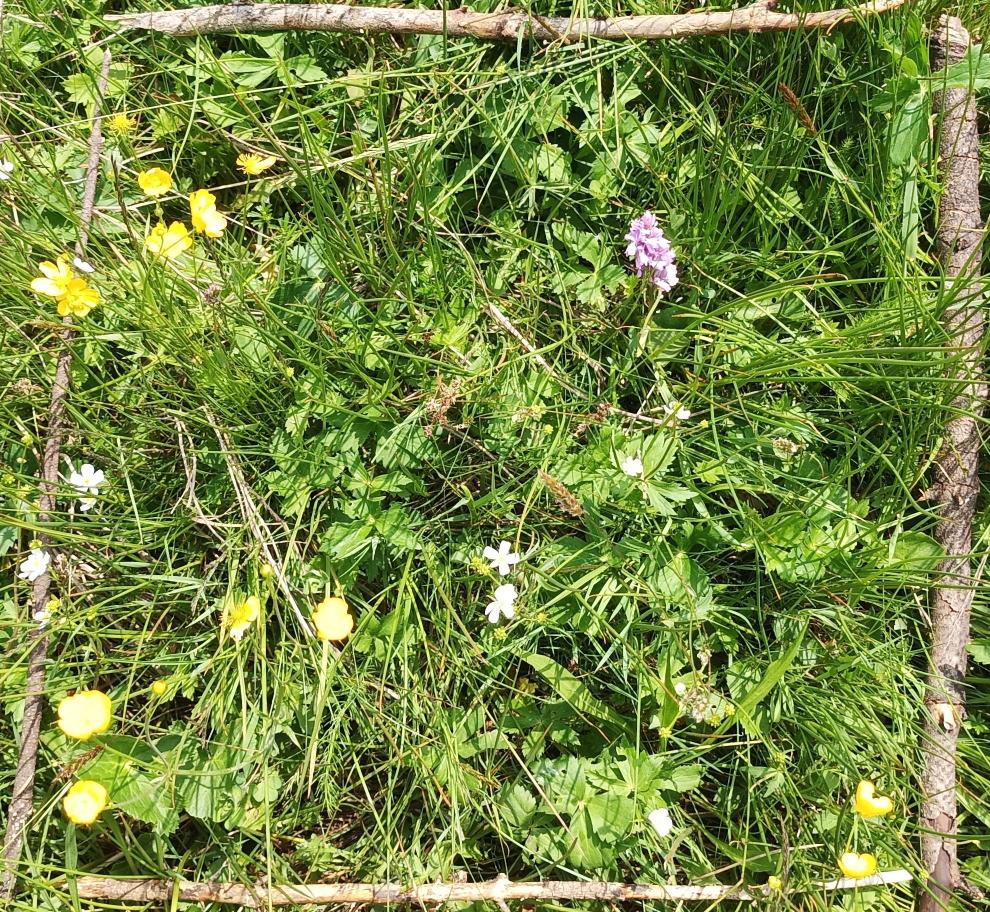
#> input picture 2024-CEV3-20240602.jpg, 1980 x 1824 px (shown at 1/2 size)
$ python visualize_tiles.py ../2024-CEV3-20240602.jpg
#> lines starting #> are read from the running program, lines starting #| are printed output that depends on the picture
### pipeline/tiling.py
"""
Multi-scale tiling (paper 1 pre-processing).

For scale S with tile_size T (default 518):
  1. Resize the image so its SHORT side equals S*T, preserving aspect ratio
     (Lanczos filter, matching ImageMagick's Lanczos used in the Rust code).
  2. Center-crop to exactly (S*T) × (S*T) pixels.
  3. Extract S² non-overlapping T×T tiles in row-major order (top-left first).

Scale 1 → one 518×518 tile (whole-image baseline).
Scales [6,5,4,3,2,1] → 36+25+16+9+4+1 = 91 tiles (paper 1 full multi-scale).
"""

from typing import List

from PIL import Image


def resize_and_center_crop(img: Image.Image, target_size: int) -> Image.Image:
    """Resize *img* so its short side = *target_size*, then center-crop to square."""
    w, h = img.size
    if h < w:  # landscape
        new_h = target_size
        new_w = round(target_size * w / h)
    else:       # portrait or square
        new_w = target_size
        new_h = round(target_size * h / w)

    img = img.resize((new_w, new_h), Image.LANCZOS)

    left = (new_w - target_size) // 2
    top  = (new_h - target_size) // 2
    return img.crop((left, top, left + target_size, top + target_size))


def extract_tiles(img: Image.Image, scale: int, tile_size: int = 518) -> List[Image.Image]:
    """
    Return the S² tiles (as PIL Images) for the given *scale*.

    Tiles are ordered row-major: tile (i, j) has offset
    (row=i*tile_size, col=j*tile_size) in the cropped square image.
    """
    target_size = scale * tile_size
    square = resize_and_center_crop(img, target_size)

    tiles = []
    for i in range(scale):
        for j in range(scale):
            left  = j * tile_size
            upper = i * tile_size
            tile  = square.crop((left, upper, left + tile_size, upper + tile_size))
            tiles.append(tile)
    return tiles


def total_tiles(scales: List[int]) -> int:
    return sum(s * s for s in scales)

### scripts/visualize_tiles.py
"""
Visualize the actual tiles fed into the ViT model — diagnostic for confirming
the tiling pipeline is doing what we think it is.

For a given image, we render two grids side-by-side:
  • Paper 1 / our pipeline: short-side resize → center-crop square → S² tiles
  • Paper 2 reference:      raw image → grid_size² rectangular tiles → squash to 518²

Also shows the JPEG round-trip applied per tile (4:2:2 q85) so you can compare
to the un-compressed version.

Usage:
    python scripts/visualize_tiles.py <image_path> --scale 4
    python scripts/visualize_tiles.py data/test/images/CBN-PdlC-A6-20130807.jpg \\
        --scale 4 --output tile_check.png
"""

import argparse
import sys
from pathlib import Path

from PIL import Image

sys.path.insert(0, str(Path(__file__).parent.parent))

from pipeline.compression import jpeg_compress
from pipeline.tiling import extract_tiles


# ── Paper 2's tile splitter (mirror of paper2_postprocessing/.../workflow.py) ──
def paper2_split_into_grid(image: Image.Image, grid_size: int):
    w, h = image.size
    grid_w, grid_h = w // grid_size, h // grid_size
    tiles = []
    for i in range(grid_size):
        for j in range(grid_size):
            left, upper = i * grid_w, j * grid_h
            tile = image.crop((left, upper, left + grid_w, upper + grid_h))
            tile = tile.resize((518, 518), Image.BICUBIC)   # timm transform default
            tiles.append(tile)
    return tiles


def paste_grid(tiles, grid_size, cell_size=200, gap=4, label=None):
    """Render tiles as a labelled grid."""
    n = grid_size
    W = n * cell_size + (n + 1) * gap
    H = n * cell_size + (n + 1) * gap + (40 if label else 0)
    canvas = Image.new("RGB", (W, H), (240, 240, 240))
    if label:
        from PIL import ImageDraw
        draw = ImageDraw.Draw(canvas)
        draw.text((gap, 10), label, fill=(0, 0, 0))
    for i in range(n):
        for j in range(n):
            tile = tiles[i * n + j].resize((cell_size, cell_size), Image.BICUBIC)
            x = gap + j * (cell_size + gap)
            y = (40 if label else 0) + gap + i * (cell_size + gap)
            canvas.paste(tile, (x, y))
    return canvas


def main():
    p = argparse.ArgumentParser()
    p.add_argument("image", help="Path to a test image.")
    p.add_argument("--scale", type=int, default=4,
                   help="Tiling scale (S² tiles).")
    p.add_argument("--output", default="tile_visualization.png")
    p.add_argument("--with-jpeg", action="store_true",
                   help="Also render JPEG-round-tripped tiles (4:2:2 q85).")
    args = p.parse_args()

    img = Image.open(args.image).convert("RGB")
#> img is the input picture: PIL image 1980x1824 RGB; mean R, G, B 118.1, 136, 66.6
    print(f"Image: {args.image}")
    print(f"Original size: {img.size}  (W × H)")
#| Original size: (1980, 1824)  (W × H)

    # Paper 1 / our pipeline
    p1_tiles = extract_tiles(img, args.scale, tile_size=518)
#> in resize_and_center_crop, `img = img.resize((new_w, new_h), Image.LANCZOS)`:
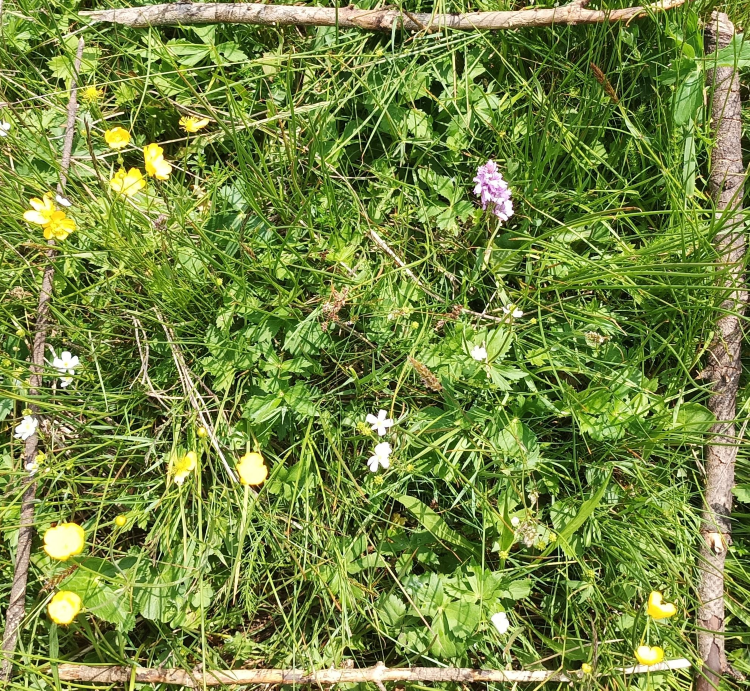
#> img: PIL image 2249x2072 RGB (shown at 1/3 size); mean R, G, B 118.1, 136, 66.9
#> in resize_and_center_crop, `return img.crop((left, top, left + target_size, top + target_size))`:
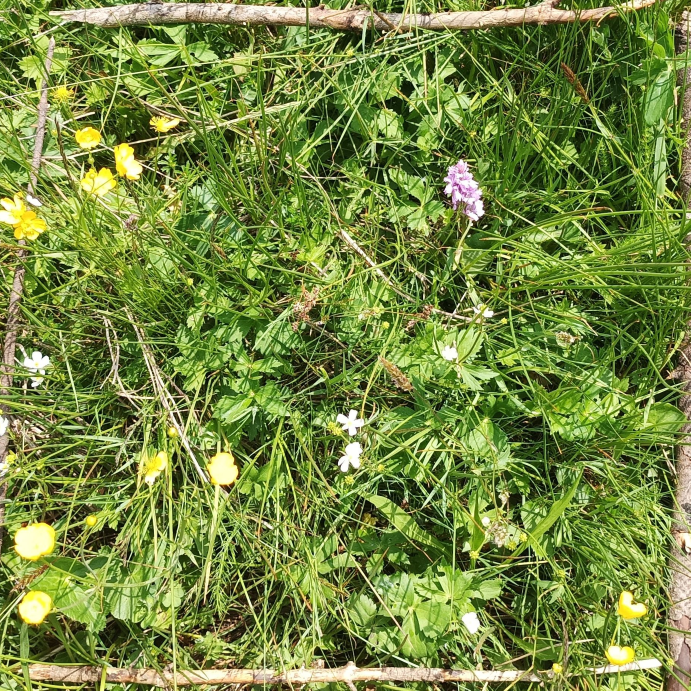
#> returned value: PIL image 2072x2072 RGB (shown at 1/3 size); mean R, G, B 116.7, 135.5, 65.5
#> after the loop in extract_tiles, `for i in range(scale):`: tiles = 16 items
#> p1_tiles = 16 items
    print(f"Paper 1 tiles: {len(p1_tiles)} × 518×518 (after resize+center-crop+tile)")
#| Paper 1 tiles: 16 × 518×518 (after resize+center-crop+tile)

    # Paper 2 reference
    p2_tiles = paper2_split_into_grid(img, args.scale)
#> p2_tiles = 16 items
    print(f"Paper 2 tiles: {len(p2_tiles)} × 518×518 (after raw grid split + per-tile resize)")
#| Paper 2 tiles: 16 × 518×518 (after raw grid split + per-tile resize)

    panels = [
        paste_grid(p1_tiles, args.scale,
                   label=f"Paper 1 (ours): scale={args.scale}, center-cropped square"),
        paste_grid(p2_tiles, args.scale,
                   label=f"Paper 2: grid={args.scale}x{args.scale}, raw split + squash"),
    ]
#> in paste_grid, `canvas = Image.new("RGB", (W, H), (240, 240, 240))`: canvas: PIL image 820x860 RGB; every value is 240
#> after the loop in paste_grid, `for i in range(n):`:
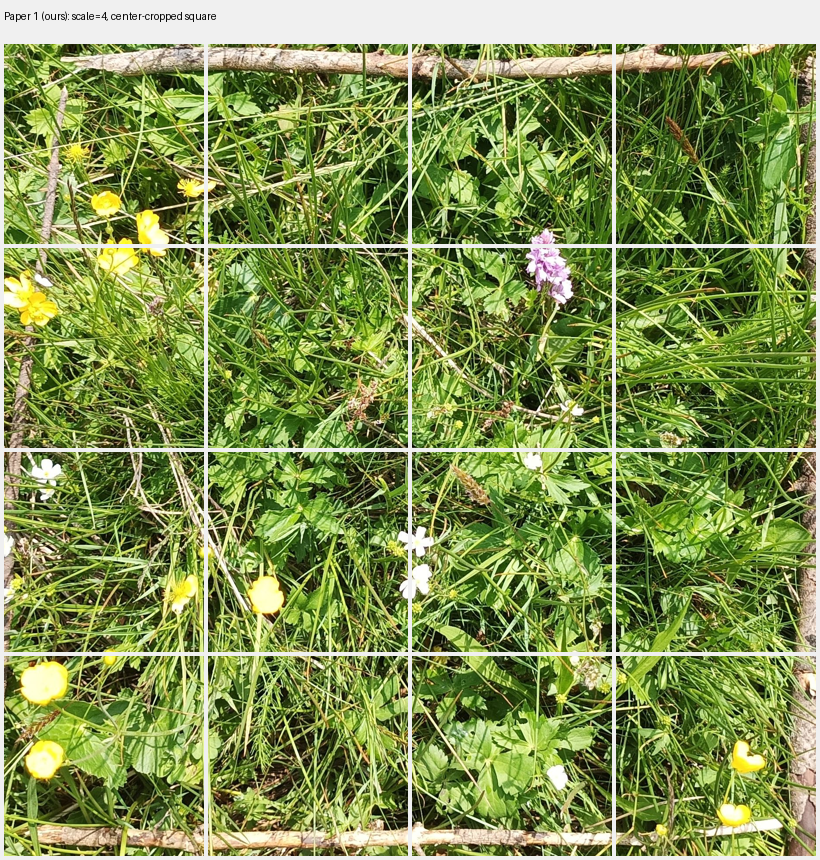
#> canvas: PIL image 820x860 RGB; mean R, G, B 127.9, 145, 81.6
#> after the loop in paste_grid, `for i in range(n):`:
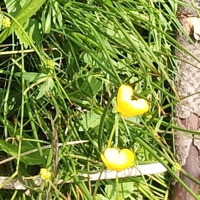
#> tile: PIL image 200x200 RGB; mean R, G, B 128.7, 143, 72.4
#> call 2 of paste_grid, with grid_size = 4, cell_size = 200, gap = 4, label = 'Paper 2: grid=4x4, raw split + squash'
#> in paste_grid (call 2), `n = grid_size`: n = 4
#> in paste_grid (call 2), `W = n * cell_size + (n + 1) * gap`: W = 820
#> in paste_grid (call 2), `H = n * cell_size + (n + 1) * gap + (40 if label else 0)`: H = 860
#> after the loop in paste_grid (call 2), `for i in range(n):`:
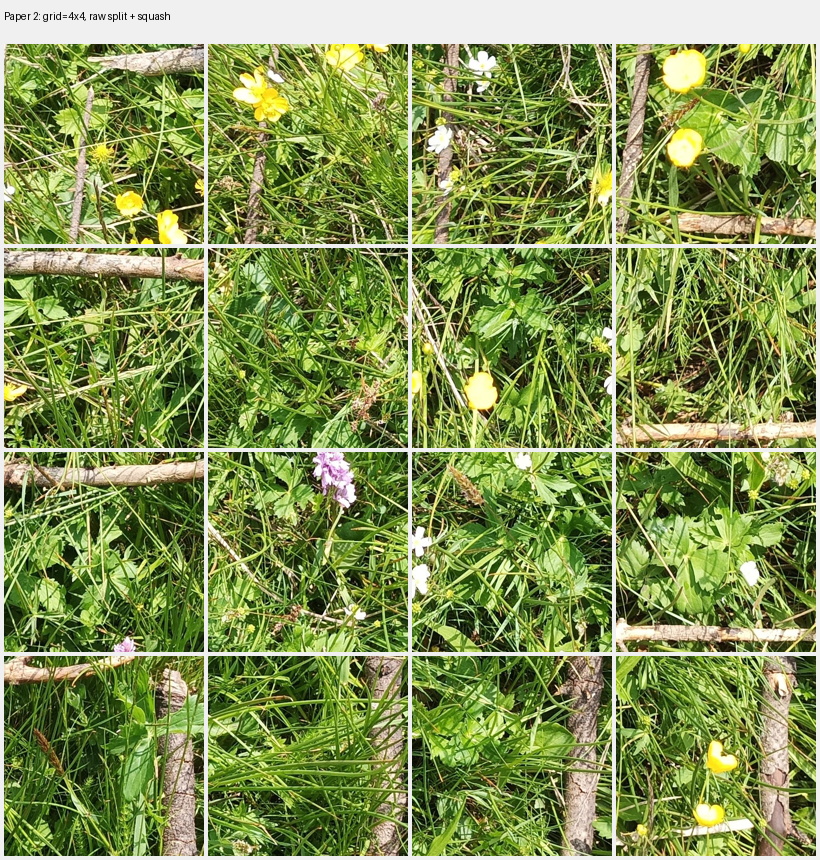
#> canvas: PIL image 820x860 RGB; mean R, G, B 129.2, 145.5, 82.8
#> after the loop in paste_grid (call 2), `for i in range(n):`:
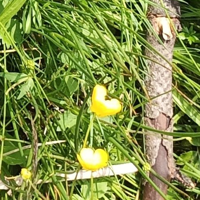
#> tile: PIL image 200x200 RGB; mean R, G, B 129, 142.4, 73

    if args.with_jpeg:
        p1_jpeg = [jpeg_compress(t, 85, "4:2:2") for t in p1_tiles]
        panels.append(paste_grid(
            p1_jpeg, args.scale,
            label=f"Paper 1 + JPEG round-trip 4:2:2 q85 (what model actually sees)"))

    # Stack panels vertically
    W = max(p.width for p in panels)
#> W = 820
    H = sum(p.height for p in panels) + 10 * (len(panels) - 1)
#> H = 1730
    canvas = Image.new("RGB", (W, H), (255, 255, 255))
#> canvas: PIL image 820x1730 RGB; every value is 255
    y = 0
    for panel in panels:
        canvas.paste(panel, (0, y))
        y += panel.height + 10
#> this loop made 2 passes
#> y on passes 1 to 2: 870, 1740
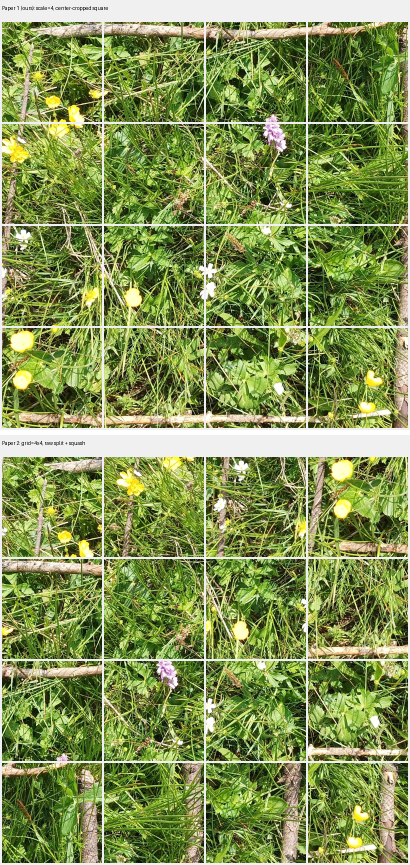
#> canvas: PIL image 820x1730 RGB (shown at 1/2 size); mean R, G, B 129.3, 145.9, 83.2
#> after the loop, y = 1740

    canvas.save(args.output)
    print(f"\nSaved: {args.output}")


if __name__ == "__main__":
    main()

$ run again, on share/sample_trainimg_1355868_00af911161109b7ce1b5f89fbc7a50668d98eb89.jpg
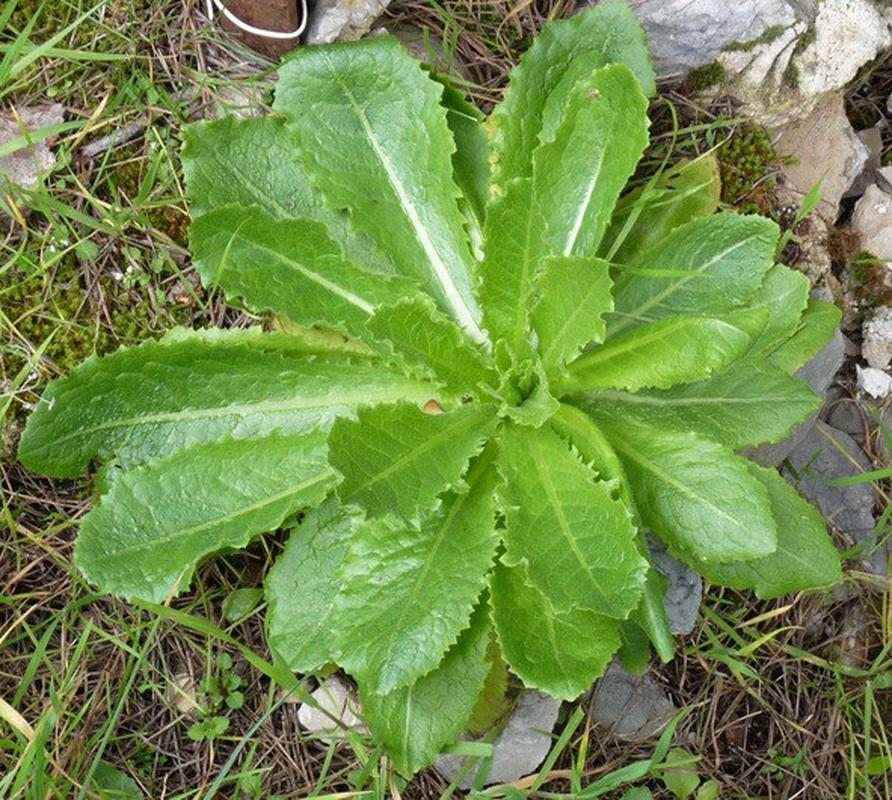
#> input picture share/sample_trainimg_1355868_00af911161109b7ce1b5f89fbc7a50668d98eb89.jpg, 892 x 800 px
#> in main, img is the input picture: PIL image 892x800 RGB; mean R, G, B 113.1, 140.1, 74.7
#| Original size: (892, 800)  (W × H)
#> img: PIL image 2310x2072 RGB
#> after the loop in extract_tiles, `for i in range(scale):`: tiles = 16 items
#| Paper 1 tiles: 16 × 518×518 (after resize+center-crop+tile)
#| Paper 2 tiles: 16 × 518×518 (after raw grid split + per-tile resize)
#> n = 4
#> in paste_grid (call 2), `W = n * cell_size + (n + 1) * gap`: W = 820
#> in paste_grid (call 2), `H = n * cell_size + (n + 1) * gap + (40 if label else 0)`: H = 860
#> after the loop in paste_grid (call 2), `for i in range(n):`:
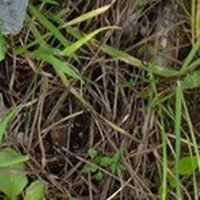
#> tile: PIL image 200x200 RGB; mean R, G, B 82.6, 80.7, 53.3
#> in main, `W = max(p.width for p in panels)`: W = 820
#> in main, `H = sum(p.height for p in panels) + 10 * (len(panels) - 1)`: H = 1730
#> the loop in main, `for panel in panels:` made 2 passes
#> y on passes 1 to 2: 870, 1740
#> after the loop in main, `for panel in panels:`:
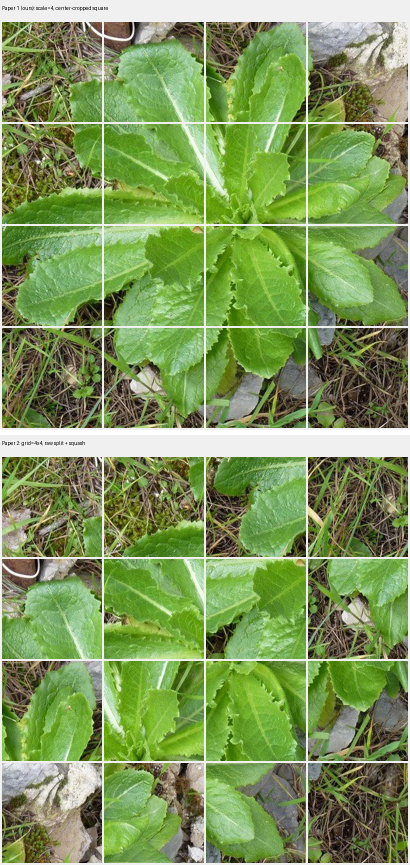
#> canvas: PIL image 820x1730 RGB (shown at 1/2 size); mean R, G, B 125.5, 151.1, 90.7
#> after the loop in main, `for panel in panels:`: y = 1740
